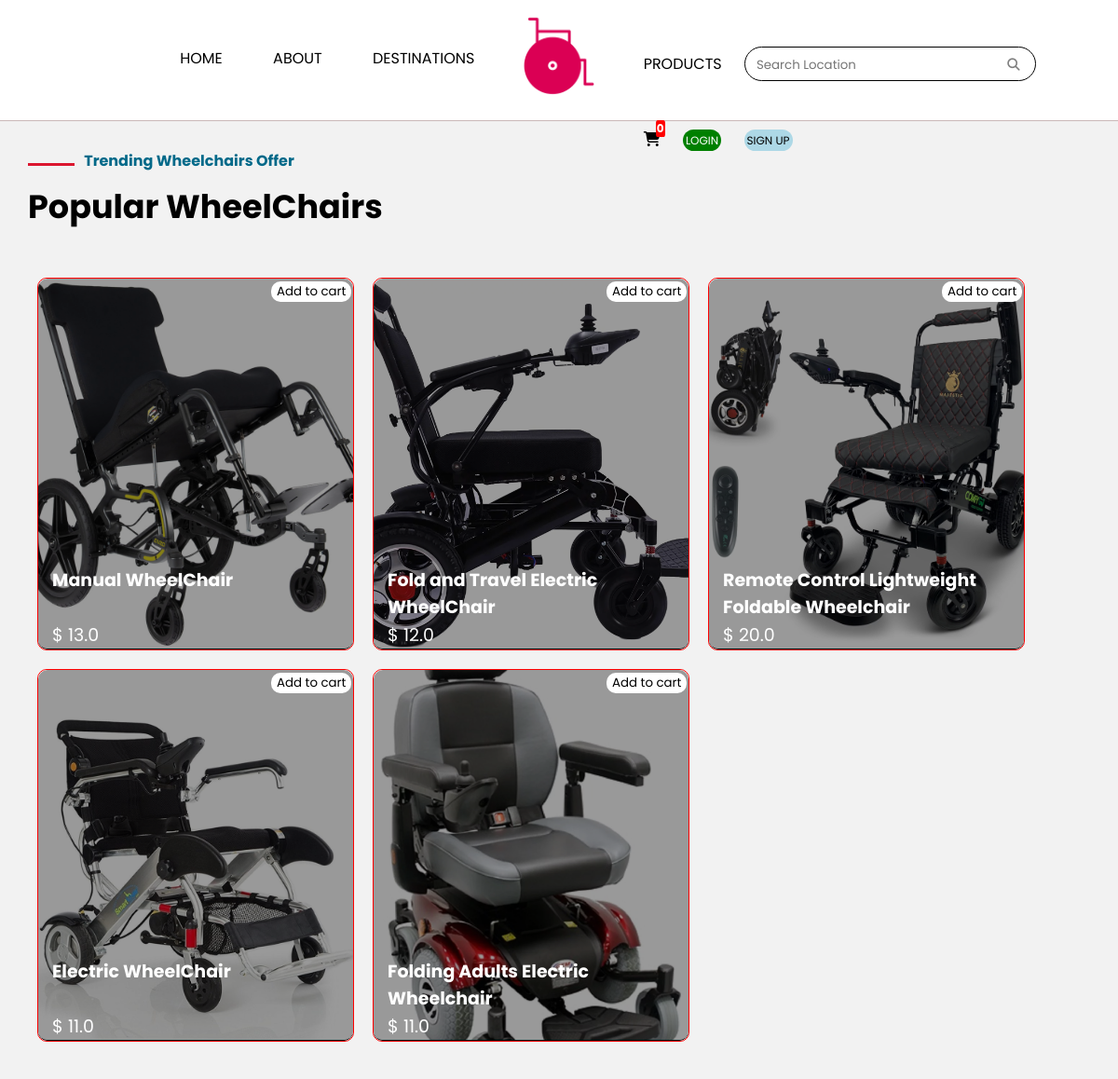
Screenshot of /products/ with the database file from the repository.
### stroll1/models.py (models this page shows, shortened)
class product(models.Model):
        name = models.CharField(max_length = 200, null=True, blank=True)
        price = models.FloatField(max_length = 200, null=True, blank=True)
        image = models.ImageField(null=True, blank=True)
        featured = models.BooleanField(default=False, null=True, blank=True )
        @property
        def imageURL(self):
            try:
                url= self.image.url
            except:
                url = ''
            return url

### stroll1/views.py (the view)
# urls.py: path("products/", views.products, name="products"),
def products(request):
     if request.user.is_authenticated:
        customer = request.user.customer
        order, created = Order.objects.get_or_create(customer=customer, complete=False)
        items = order.orderitem_set.all()
        cartItems = order.get_cart_items_number
     else:
        items =[]
        order = {'get_cart_total':0, 'get_cart_items_number':0, 'shipping': False}
        cartItems = order['get_cart_items_number']
     products = product.objects.all()
     context = {'products': products, 'cartItems': cartItems}
     return render(request, 'products.html', context)

### Templates/products.html (shortened to what this page needs)
{% extends 'base.html'%} {% load static %} {% static "images" as baseUrl %}
    {% block content%}
    <div class="container4" id="container4">
        <div class="container" id="container">
            <h4><span class="st-line"></span>&nbsp;&nbsp; Trending Wheelchairs Offer</h4>
            <h2 class="head2">Popular WheelChairs</h2>
            <div class="grid-images">
                {% for product in products %}
                <div data-product= "{{product.id}}" data-action="add" class="g-img products-wheel update-cart">
                    <img src="{{product.imageURL}}" alt="" style="border-bottom: 1px solid black; z-index: 0;">
                    <div class="wheel-overlay" aria-label="You are hovering over {{product.name}} which costs {{product.price}}.Click on top-right to add to cart.">
                        <h3 style="color: white; font-size: 19px; margin-top: 15px;">{{product.name}}</h3>
                        <p style="color: white; font-size: 19px; margin-top: 35px; text-align: right;">$&nbsp;{{product.price}}</p>
                        <button aria-label="Add to Cart, click to add the product to the cart." data-product= "{{product.id}}" data-action="add" class="btn btn-outline-secondary add-btn update-cart" style="background-color: #fff; color: #000; border: none; border-radius: 10px; margin-left: 250px;">Add to cart</button>
                    </div>
                </div>
                {% endfor %}
            </div>
        </div>
    </div>
    {% endblock %}

### static/css/style.css (style rules this page uses)
* { margin: 0; box-sizing: border-box; font-family: 'Poppins', sans-serif; scroll-behavior: smooth; }
h4 { color: #006989; font-weight: bold; }
.container { width: 100%; margin: 0 auto; }
.container4 { background-color:#F2F2F2 ; padding: 30px; }
#container { margin: 0 auto; }
.container4 h4 { padding-bottom: 10px; }
.head2 { font-size: 35px; }
.container4 h2 { padding-bottom: 40px; }
.st-line { display: inline-block; background-color: #DB162F; height: 3px; width: 50px; }
.grid-images { display: flex; flex-wrap: wrap; }
.g-img { border-radius: 10px; width: 340px; height: 400px; position: relative; cursor: pointer; margin: 10px; }
.g-img img { position: absolute; height: 100%; width: 100%; border-radius: 10px; object-fit: cover; }
.products-wheel { border: 1px solid red; background-color: white; position: relative; }
.products-wheel .wheel-overlay { position: absolute; top: 50; left: 10; background-color: rgba(0, 0, 0, .4); width: 100%; height: 100%; border-radius: 10px; display: block; transition: 0.2s; }
.g-img h3, .g-img p { position: absolute; }
.g-img h3 { top: 70%; color: #F2F2F2; font-size: 25px; padding: 15px; }
.g-img p { top: 80%; color: #F2F2F2; font-size: 17px; padding: 15px; }
.btn { border-radius: 0; }

### static/css/stroll-media.css (style rules this page uses)
@media screen and (max-width:1200px) { .container { width: 930px; } }
@media screen and (max-width:1200px) { .grid-images { grid-template-columns:repeat(3,290px); grid-template-rows: repeat(2,350px); } }
@media screen and (max-width:1200px) { .g-img h3 { font-size: 22px; } }

### rows the page displays
product: imageURL (picture), name "Manual WheelChair", price "13.0"
product: imageURL (picture), name "Fold and Travel Electric WheelChair", price "12.0"
product: imageURL (picture), name "Remote Control Lightweight Foldable Wheelchair", price "20.0"
product: imageURL (picture), name "Electric WheelChair", price "11.0"
product: imageURL (picture), name "Folding Adults Electric Wheelchair", price "11.0"

### other values shown
{{ cartItems }} "0"
